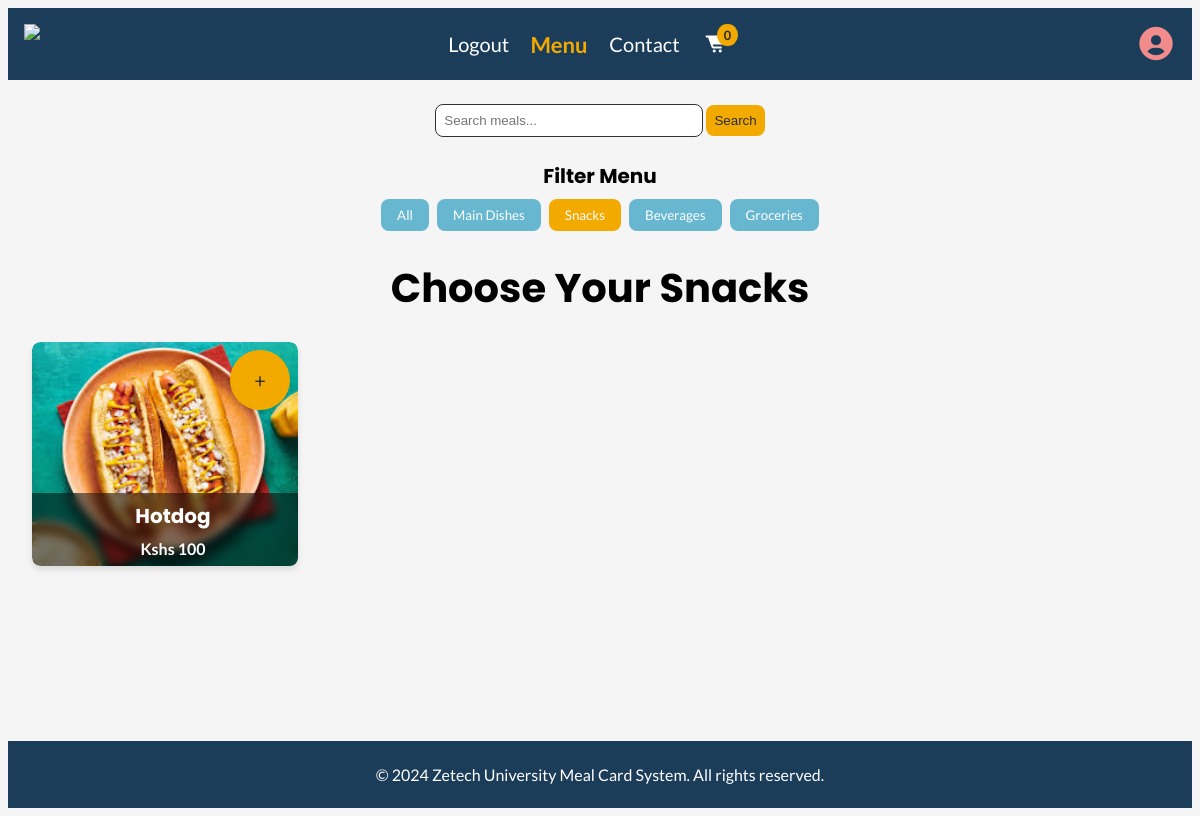
Screenshot of /snacks.php (signed in) with the database file from the repository.
### tables this page shows
CREATE TABLE `menu` (
  `meal_id` int(11) NOT NULL,
  `meal_title` varchar(255) NOT NULL,
  `meal_price` varchar(100) NOT NULL,
  `meal_category` varchar(100) NOT NULL,
  `date_created` timestamp NOT NULL DEFAULT current_timestamp(),
  `meal_img` varchar(255) NOT NULL
);

### snacks.php (the view, shortened to what this page needs)
<?php
include 'includes/config.php';
$snacks = $conn->query("SELECT meal_id AS id, meal_title AS title, meal_price AS price, meal_img AS img FROM menu WHERE meal_category = 'snack'");
?>
<!DOCTYPE html>
<html lang="en">
<head>
    <link href='https://unpkg.com/boxicons@2.1.4/css/boxicons.min.css' rel='stylesheet'>
    <link rel="stylesheet" href="css/menu.css">
</head>
<body>
    <header class="header-menu">
        <nav class="nav-menu">
            <img src="assets/images/logo_name.png" class="nav-link" height="40rem" style="margin-right: auto;">
            <a href="logout.php" class="nav-link">Logout</a>
            <a href="menu.php" class="nav-link active-link">Menu</a>
            <a href="contact.php" class="nav-link">Contact</a>
            <a href="cart.php" class="nav-link"><i class='bx bxs-cart-alt'></i><sup>
                    <?php
                    $count = 0;
                    echo "$count";
                    ?>
                </sup></a>
            <a class="nav-link" href="profile.php" style="margin-left: auto;"><i class='bx bxs-user-circle' style="font-size: 2.5rem;color:var(--color-soft-coral)"></i></a>
        </nav>
    </header>
    <main class="menu-container">
        <div class="search-container">
            <form action="search.php" method="GET">
                <input type="text" name="search_term" placeholder="Search meals..." class="search-input" required>
                <button type="submit" name="search" class="search-button">Search</button>
            </form>
        </div>
        <div class="filter-container">
            <h2 class="filter-title">Filter Menu</h2>
            <div class="filter-buttons">
                <button class="filter-button" data-category="all"><a href="menu.php" style="text-decoration: none;color: inherit;">All</a></button>
                <button class="filter-button" data-category="main-dishes"><a href="main_dishes.php" style="text-decoration: none;color: inherit;">Main Dishes</a></button>
                <button class="filter-button active" data-category="snacks"><a href="snacks.php" style="text-decoration: none;color: inherit;">Snacks</a></button>
                <button class="filter-button" data-category="beverages"><a href="beverages.php" style="text-decoration: none;color: inherit;">Beverages</a></button>
                <button class="filter-button" data-category="groceries"><a href="groceries.php" style="text-decoration: none;color: inherit;">Groceries</a></button>
            </div>
        </div>
        <h1 class="menu-title">Choose Your Snacks</h1>
        <?php if ($snacks->num_rows > 0): ?>
            <div class="grid-container">
                <?php while ($item = $snacks->fetch_assoc()): ?>
                    <div class="menu-card">
                        <a href="snacks.php?add_to_cart=<?php echo htmlspecialchars($item['id']); ?>" style="text-decoration: none;">
                            <div class="add-to-cart">
                                <span class="plus-sign">+</span>
                            </div>
                        </a>
                        <div class="menu-image-container">
                            <img src="admin/uploads/images/<?php echo htmlspecialchars($item['img']); ?>" alt="<?php echo htmlspecialchars($item['title']); ?>" class="menu-image">
                            <div class="menu-item-info">
                                <h2 class="menu-item-title"><?php echo htmlspecialchars($item['title']); ?></h2>
                                <p class="menu-item-price">Kshs <?php echo htmlspecialchars($item['price']); ?></p>
                            </div>
                        </div>
                    </div>
                <?php endwhile; ?>
            </div>
        <?php else: ?>
            <p class="no-meals-message">Sorry, no snacks are currently available. Please check back later!</p>
        <?php endif; ?>
    </main>
    <footer class="footer-menu">
        <p>&copy; 2024 Zetech University Meal Card System. All rights reserved.</p>
    </footer>
</body>
</html>

### rows the page displays
menu: meal_img (picture), meal_title "Hotdog", meal_price "100"

### other values shown
$count "0"
